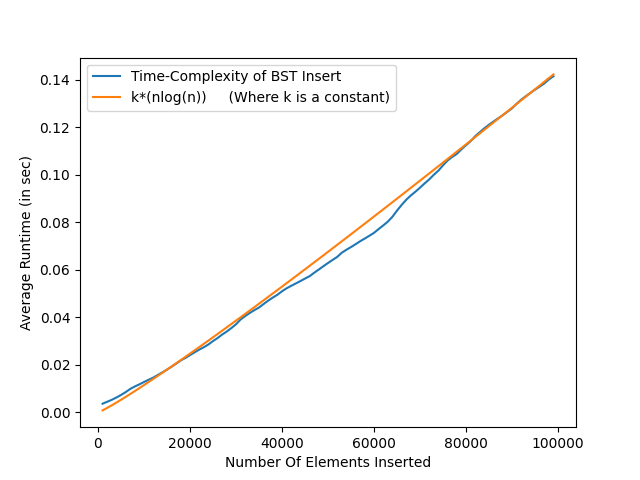

Reproduce this figure in Python.
import matplotlib.pyplot as plt
import math

x=[]
y=[]
with open('BST.csv') as f:
    content = f.readlines()
    lines = [x.strip() for x in content]
    for i in lines:
        line = [w for w in i.split(',')]
        x.append(float(line[0]))
        y.append(float(line[1]))


nlogn = [1.25e-7 * i * math.log(i) for i in x]
plt.plot(x,y,label='Time-Complexity of BST Insert')
plt.plot(x,nlogn,label='k*(nlog(n))     (Where k is a constant)')

plt.xlabel('Number Of Elements Inserted')
plt.ylabel('Average Runtime (in sec)')
plt.legend()
plt.show()
